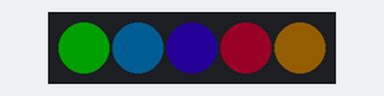
A sketch run on a simulated ATtiny85, built with avr-gcc and run on an emulated ATtiny85. On the bench: 5 RGB LEDs in strip order, left to right. Dim RGB values are drawn brighter than linear.

Above: at 20.5 s.
At 21.97 s:
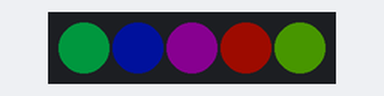
At 22.94 s:
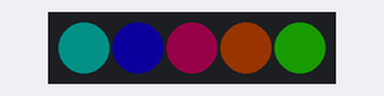
At 28.31 s:
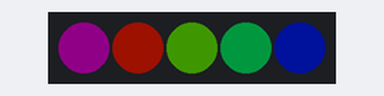
At 39.53 s:
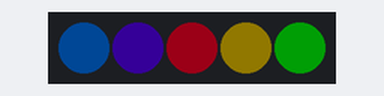
Timing chart, 0 to 40.0 s (numbered marks = the images above):
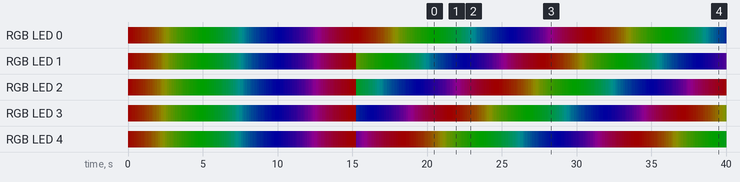

The sketch:

xmas2020.ino
```cpp
#include <Adafruit_NeoPixel.h>
#ifdef __AVR__
  #include <avr/power.h>
#endif

#define NEOPIN  2

int brightness = 0;
int fadeAmount = 5;
int counterMax = 2500;
int numPIXELS = 5;

// Parameter 1 = number of pixels in strip
// Parameter 2 = Arduino pin number (most are valid)
// Parameter 3 = pixel type flags, add together as needed:
//   NEO_KHZ800  800 KHz bitstream (most NeoPixel products w/WS2812 LEDs)
//   NEO_KHZ400  400 KHz (classic 'v1' (not v2) FLORA pixels, WS2811 drivers)
//   NEO_GRB     Pixels are wired for GRB bitstream (most NeoPixel products)
//   NEO_RGB     Pixels are wired for RGB bitstream (v1 FLORA pixels, not v2)
//   NEO_RGBW    Pixels are wired for RGBW bitstream (NeoPixel RGBW products)
Adafruit_NeoPixel strip = Adafruit_NeoPixel(numPIXELS, NEOPIN, NEO_GRB + NEO_KHZ800);

// IMPORTANT: To reduce NeoPixel burnout risk, add 1000 uF capacitor across
// pixel power leads, add 300 - 500 Ohm resistor on first pixel's data input
// and minimize distance between Arduino and first pixel.  Avoid connecting
// on a live circuit...if you must, connect GND first.

void setup() {
  // This is for Trinket 5V 16MHz, you can remove these three lines if you are not using a Trinket
  #if defined (__AVR_ATtiny85__)
    if (F_CPU == 16000000) clock_prescale_set(clock_div_1);
  #endif
  // End of trinket special code

  strip.begin();
  strip.setBrightness(31);
  strip.show(); // Initialize all pixels to 'off'
}

void loop() {
  rainbow(5);
  rainbowCycle(5);
}

void rainbow(uint8_t wait) {
  uint16_t i, j;

  for(j=0; j<256*10; j++) {
    for(i=0; i<strip.numPixels(); i++) {
      strip.setPixelColor(i, Wheel((i+j/10) & 255));
    }
    strip.show();
    delay(wait);
  }
}

// Slightly different, this makes the rainbow equally distributed throughout
void rainbowCycle(uint8_t wait) {
  uint16_t i, j;

  for(j=0; j<256*5*10; j++) { // 5 cycles of all colors on wheel
    for(i=0; i< strip.numPixels(); i++) {
      strip.setPixelColor(i, Wheel(((i * 256 / strip.numPixels()) + j/10) & 255));
    }
    strip.show();
    delay(wait);
  }
}

// Input a value 0 to 255 to get a color value.
// The colours are a transition r - g - b - back to r.
uint32_t Wheel(byte WheelPos) {
  WheelPos = 255 - WheelPos;
  if(WheelPos < 85) {
    return strip.Color(255 - WheelPos * 3, 0, WheelPos * 3);
  }
  if(WheelPos < 170) {
    WheelPos -= 85;
    return strip.Color(0, WheelPos * 3, 255 - WheelPos * 3);
  }
  WheelPos -= 170;
  return strip.Color(WheelPos * 3, 255 - WheelPos * 3, 0);
}
```

Measured:
- by itself, RGB LED 0: off → RGB(31, 0, 0) at 0.00 s, → RGB(30, 1, 0) 0.18 s later, → RGB(29, 2, 0) 0.18 s later, → RGB(28, 3, 0) 0.12 s later, … (242 changes in this stretch)
- by itself, RGB LED 1: off → RGB(31, 0, 0) at 0.00 s, → RGB(30, 1, 0) 0.12 s later, → RGB(29, 2, 0) 0.18 s later, → RGB(28, 3, 0) 0.12 s later, … (242 changes in this stretch)
